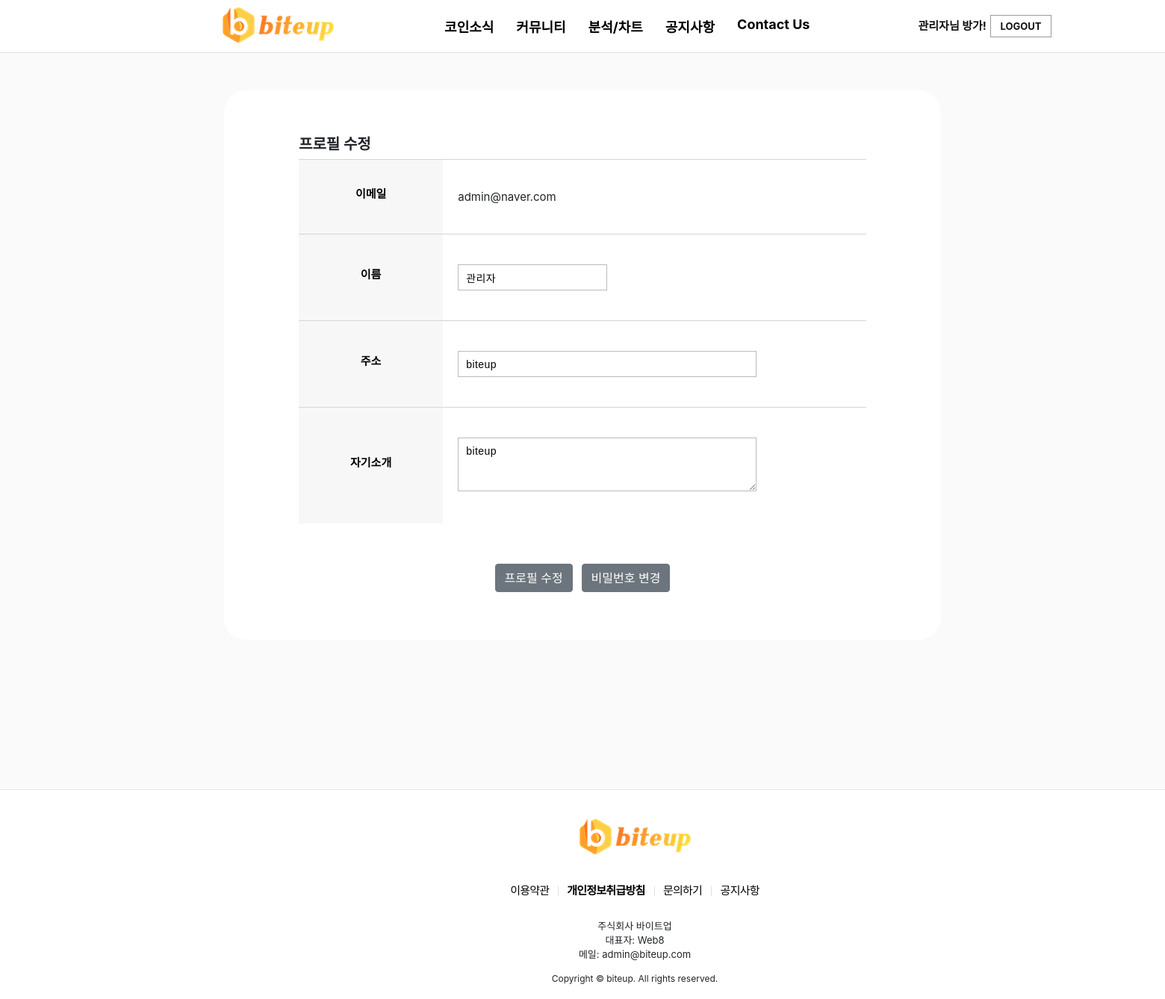
Before: /profile/ (signed in) with the older database file.
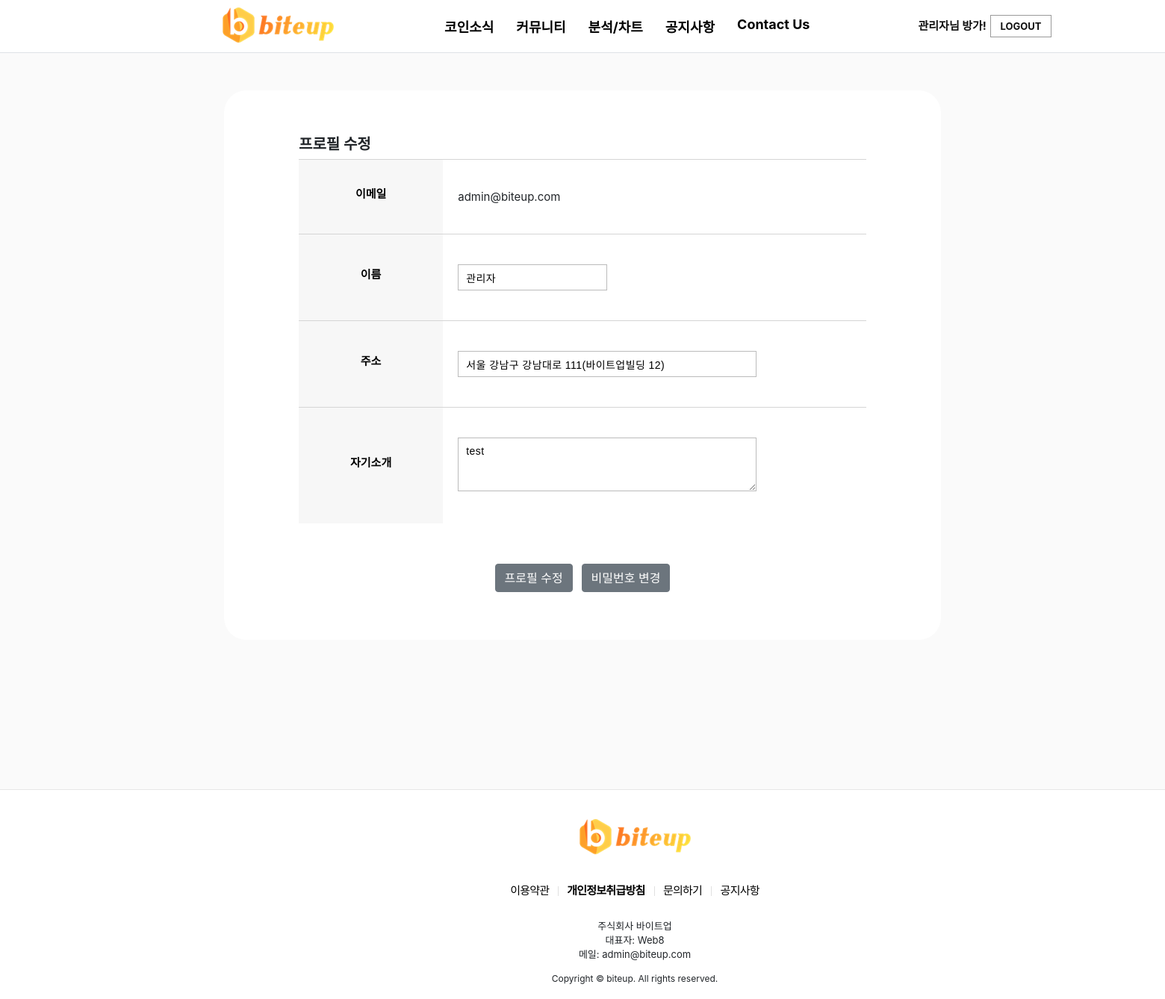
After: the same page with the newer database file.
### pybo/models.py (models this page shows)
class User(db.Model):
    id = db.Column(db.Integer, primary_key=True)
    username = db.Column(db.String(150), unique=True, nullable=False)
    password = db.Column(db.String(200), nullable=False)
    email = db.Column(db.String(120), unique=True, nullable=False)
    passwd_answer = db.Column(db.String(200), unique=True, nullable=False)
    location = db.Column(db.String(64), nullable=False)
    about_me = db.Column(db.Text(), nullable=False)

### pybo/views/profile_views.py (the view, shortened to what this page needs)
@bp.route('/', methods=('GET', 'POST'))
@login_required
def edit():
    print("/")
    form = EditProfileForm()
    return render_template('profile/profile_edit.html', form=form)

### pybo/forms.py
class EditProfileForm(FlaskForm):
    username = StringField('이름', validators=[DataRequired(), Length(min=3, max=10, message=('3자에서 10자 이하로 입력해주세요.'))])
    location = StringField('주소', validators=[Length(0, 64)])
    about_me = TextAreaField('자기소개')
    submit = SubmitField('저장')

### pybo/views/auth_views.py (called while the page is built)
@bp.before_app_request
def load_logged_in_user():
    user_id = session.get('user_id')
    if user_id is None:
        g.user = None
    else:
        g.user = User.query.get(user_id)

def login_required(view):
    @functools.wraps(view)
    def wrapped_view(**kwargs):
        if g.user is None:
            return redirect(url_for('auth.login'))
        return view(**kwargs)
    return wrapped_view

### pybo/templates/profile/profile_edit.html (shortened to what this page needs)
{% extends 'base.html' %}
{% block content %}
<div id="container my-3">
    <div id="contents" class="div-board profile">
        <div class="container-wrap list">
            <div class="header">
                <h5>
                    <strong>프로필 수정</strong>
                </h5>
            </div>
            <form method="post" class="post-form my-3">
                <table class="profile-group">
                    <tbody>
                    <tr class="profile-edit">
                        <td class="info">
                            <h3>이메일</h3>
                        </td>
                        <td class="edit">
                            <span>{{ g.user.email }}</span>
                        </td>
                    </tr>
                    <tr class="profile-edit">
                        <td class="info">
                            <h3>이름</h3>
                        </td>
                        <td class="edit">
                            <input id="username" name="username" type="text" value="{{ g.user.username }}">
                        </td>
                    </tr>
                    <tr class="profile-edit">
                        <td class="info">
                            <h3>주소</h3>
                        </td>
                        <td class="edit location">
                            <input id="location" name="location" type="text" value="{{ g.user.location }}">
                        </td>
                    </tr>
                    <tr class="profile-edit">
                        <td class="info">
                            <h3>자기소개</h3>
                        </td>
                        <td class="edit">
                            <textarea id="about_me" name="about_me" value="">{{ g.user.about_me }}</textarea>
                        </td>
                    </tr>
                    </tbody>
                </table>
                <div class="profile-btn">
                    <button class="btn btn-secondary m-1" type="submit" onclick="submit">프로필 수정</button>
                    <a class="btn btn-secondary m-1" href="{{ url_for('profile.reset') }}">비밀번호 변경</a>
                </div>
            </form>
        </div>
    </div>
</div>
{% endblock %}

### pybo/templates/navbar.html (shortened to what this page needs)
<nav class="navbar navbar-expand-lg navbar-light bg-light border-bottom">
    <div class="collapse navbar-collapse flex-grow-0" id="navbarNav">
        <h1 id="logo">
        <a href="{{ url_for('main.index') }}">
        </a>
        </h1>
        <ul class="navbar-nav">
            <li class="nav-item ">
                <a class="nav-link" onclick="alert('현재 준비중입니다'); return false;" href="">
                    <span>코인소식</span>
                </a>
            </li>
            <li class="nav-item ">
                <a class="nav-link" href="{{ url_for('community._list') }}">
                    <span>커뮤니티</span>
                </a>
            </li>
            <li class="nav-item ">
                <a class="nav-link" href="{{ url_for('index.exchange') }}">
                    <span>분석/차트</span>
                </a>
            </li>
            <li class="nav-item ">
                <a class="nav-link" href="{{ url_for('notice._list') }}">
                    <span>공지사항</span>
                </a>
            </li>
            <li class="nav-item ">
                <a class="nav-link" href="{{ url_for('contact.qna') }}">
                    <span>Contact Us</span>
                </a>
            </li>
        </ul>
        <div class="member-desktop">
        {% if g.user %}
        <div class="navbar-out">
            <div class="nav-box ">
                <a class="nav-name" href="{{ url_for('profile.edit') }}">{{ g.user.username }}님 방가! </a>
            </div>
            <div class="nav-box ">
                <a class="nav-logout" href="{{ url_for('auth.logout') }}">LOGOUT</a>
            </div>
        </div>
        {% endif %}
            </div>
    </div>
</nav>

Changed rows visible on the page:
changed User "관리자": user.email "admin@naver.com" → "admin@biteup.com"; location "biteup" → "서울 강남구 강남대로 111(바이트업빌딩 12)"; about_me "biteup" → "test"
